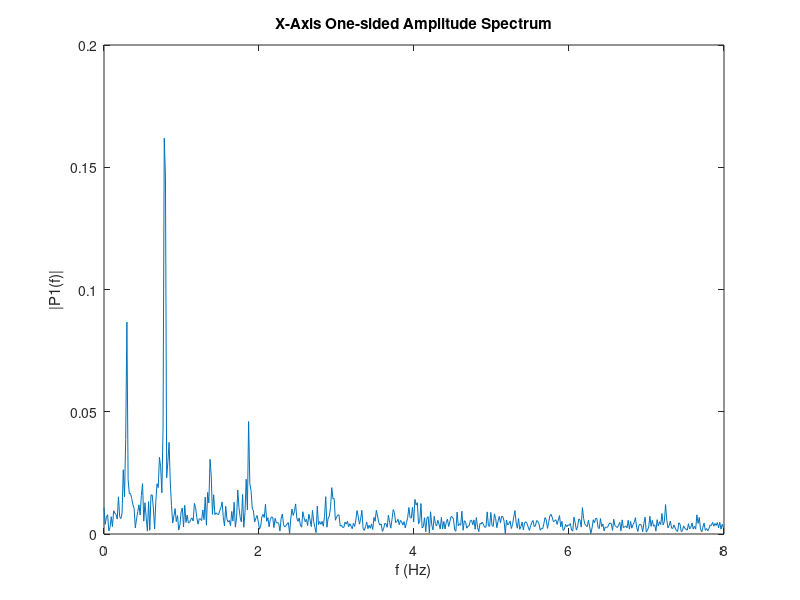
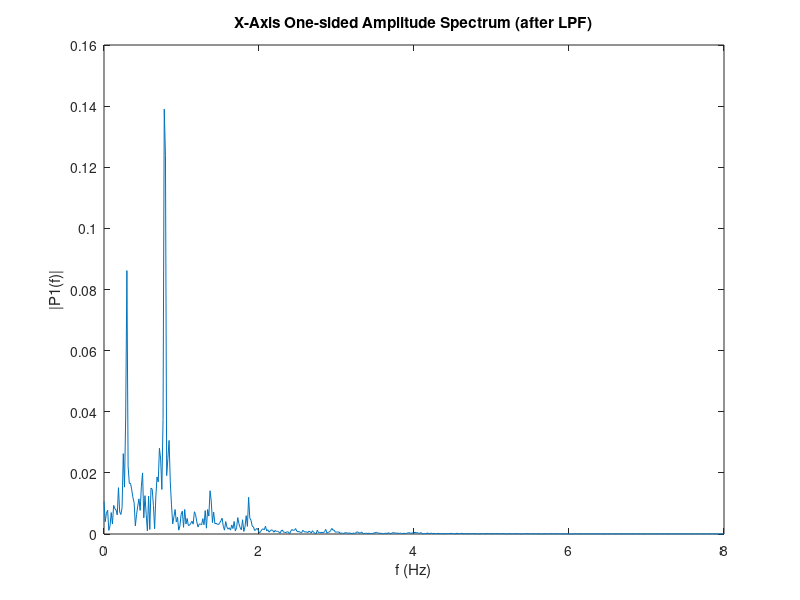
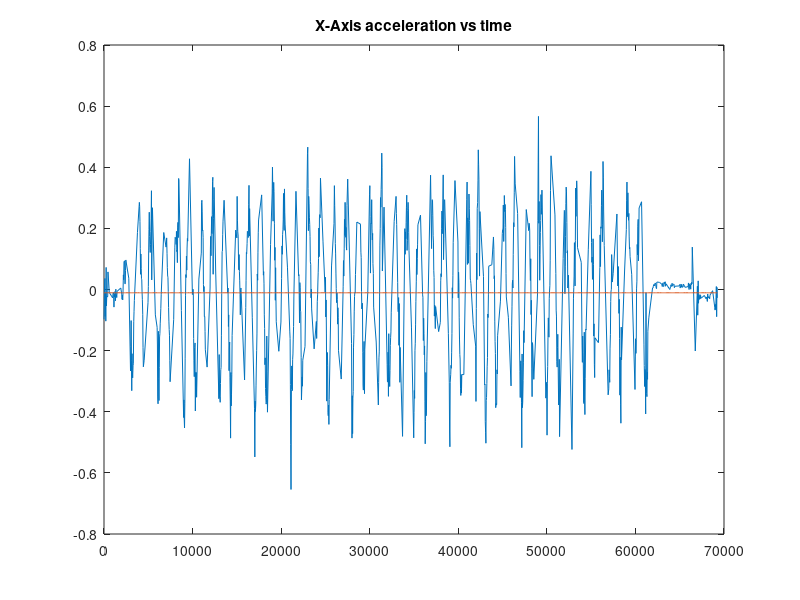
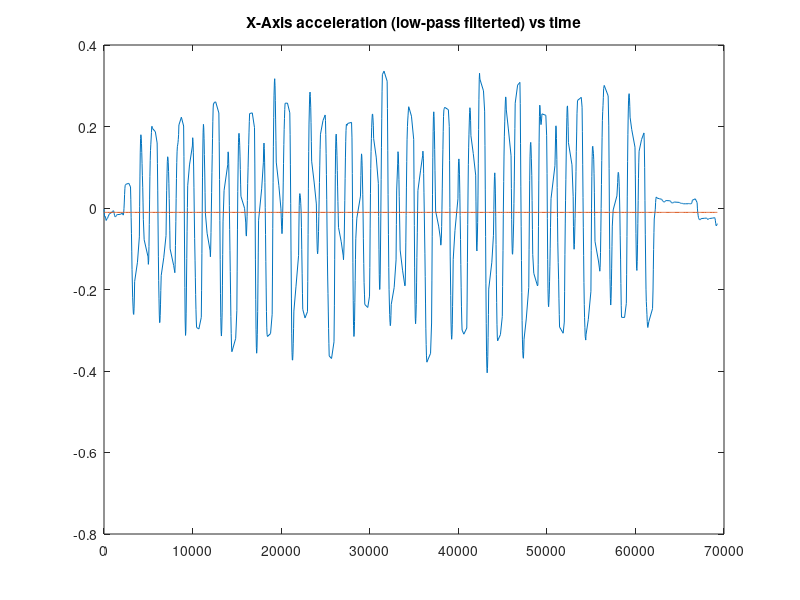

Recreate these plots in MATLAB, in order.
% Patrick Corley 2020 - patrick.urban90@gmail.com
% CaptuRow post-processing script 
% Analysis script for analyzing accelerometer data captured from rowing sessions
% Accelerometer: MMA8452Q

pkg load signal
close all;

aX = importdata('x_accel_0.8667hz.txt');
aX_negated = aX .* -1;
aY = importdata('y_accel.txt');
aY_negated = aY .* -1;
aZ = importdata('z_accel.txt');
aZ_negated = aZ .* -1;
time_ms = importdata('time_ms_0.8667hz.txt');

##all_axes_sum =  aX + aY + aZ;
arr_size = length(aX);

aX_sum = 0;
aY_sum = 0;
aZ_sum = 0;
for i = 1:arr_size
  aX_sum = aX_sum + aX(i);
  aY_sum = aY_sum + aY(i);
  aZ_sum = aZ_sum + aZ(i);
end
aX_avg = aX_sum / arr_size;
aX_avg_arr = aX_avg.* ones(arr_size,1);
aY_avg = aY_sum / arr_size;
aY_avg_arr = aY_avg.* ones(arr_size,1);
aZ_avg = aZ_sum / arr_size;
aZ_avg_arr = aZ_avg.* ones(arr_size,1);
 
x_points = linspace(0, arr_size - 1, arr_size);

%-------------------------------------------------------------------------------
% Compute and plot FFT of acceleration data
% Setup Variables:
% Accelerometer sampling frequency = 8 but Fs = 16 seems to produce a spectral
% plot that seems to look like what it expected - need to investiagte this (?)

fs = 16; % sampling frequency
f = fs*(0:(arr_size/2))/arr_size;
% Number of frequency pins must be power of two... 41633 -> 65536
fft_size=2^nextpow2(arr_size);
%-------------------------------------------------------------------------------

figure();
% Generate frequency domain data (double-sided)
aX_fft = fft(aX);
aX_double= abs(aX_fft/arr_size);
% Generate frequency domain data (single-sided)
aX_single = aX_double(1:arr_size/2+1);
aX_single(2:end-1) = 2*aX_single(2:end-1);
plot(f, abs(aX_single));
title('X-Axis One-sided Amplitude Spectrum');
xlabel('f (Hz)');
ylabel('|P1(f)|');

##% Generate frequency domain data (double-sided)
##Y_double = fft(aY, fft_size);
##subplot(3,2,3);
##plot(abs(Y_double));
##title('Y-Axis Two-sided Amplitude Spectrum');
##% Generate singler-sided frequency data 
##Y_single = Y_double(1:fft_size/2) * 2;
##% Convert frequency bins to actual frequency values (Hz)       
##f = fs*(0:fft_size/2 - 1)/fft_size;
##subplot(3,2,4);
##plot(f, abs(Y_single));
##title('Y-Axis One-sided Amplitude Spectrum');
##
##% Generate frequency domain data (double-sided)
##Z_double = fft(aZ, fft_size);
##subplot(3,2,5);
##plot(abs(Z_double));
##title('Z-Axis Two-sided Amplitude Spectrum');
##% Generate singler-sided frequency data 
##Z_single = Z_double(1:fft_size/2) * 2;
##% Convert frequency bins to actual frequency values (Hz)       
##f = fs*(0:fft_size/2 - 1)/fft_size;
##subplot(3,2,6);
##plot(f, abs(Z_single));
##title('Z-Axis One-sided Amplitude Spectrum');

% Low pass filter the data. Cutoff = 1Hz, 2nd order filter
fpass = 1;
n = 2;
[b,a] = butter(n,fpass/(fs/2),'low');
aX_lpf = filter(b,a,aX);

figure();
aX_lpf_fft = fft(aX_lpf);
aX_double_lpf= abs(aX_lpf_fft/arr_size);
aX_single_lpf = aX_double_lpf(1:arr_size/2+1);
aX_single_lpf(2:end-1) = 2*aX_single_lpf(2:end-1);
plot(f, abs(aX_single_lpf));
title('X-Axis One-sided Amplitude Spectrum (after LPF)');
xlabel('f (Hz)');
ylabel('|P1(f)|');

figure();
plot(time_ms, aX);
title('X-Axis acceleration vs time');
hold;
plot(time_ms, aX_avg_arr);
figure();
plot(time_ms, aX_lpf);
title('X-Axis acceleration (low-pass filterted) vs time');
hold;
plot(time_ms, aX_avg_arr);













